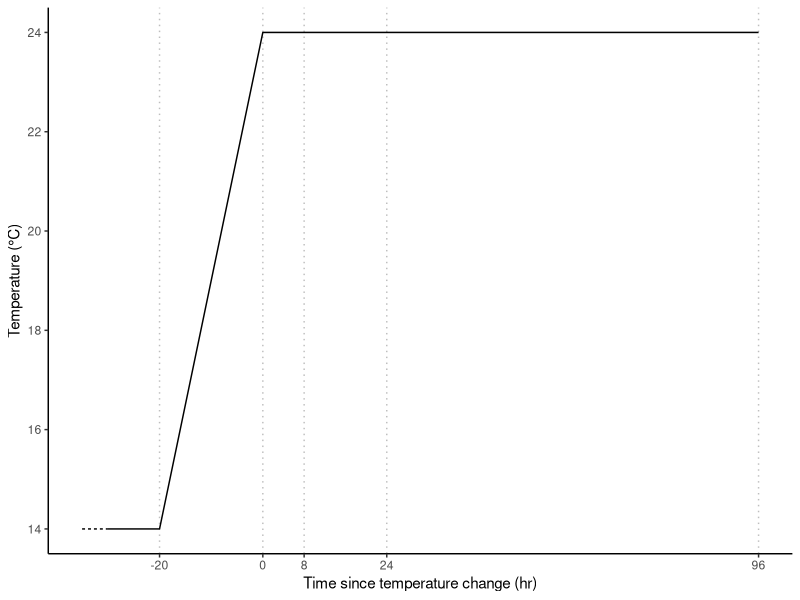
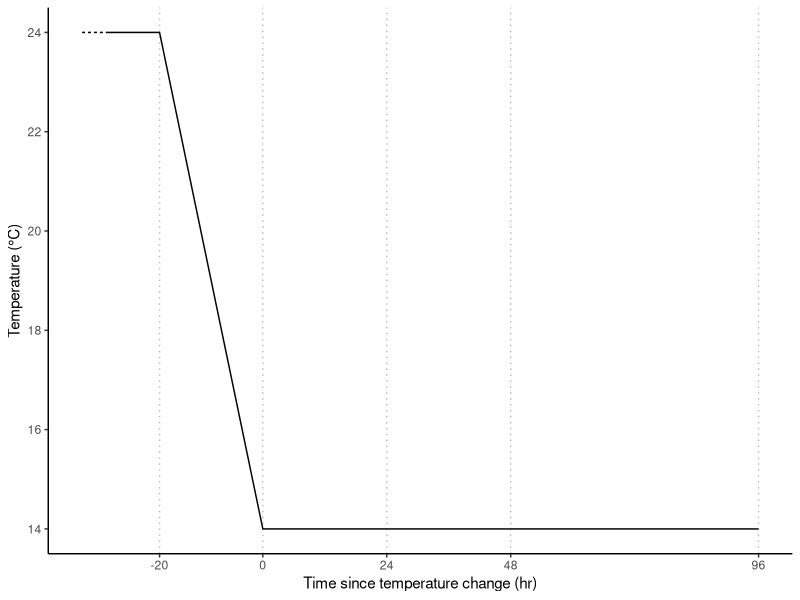
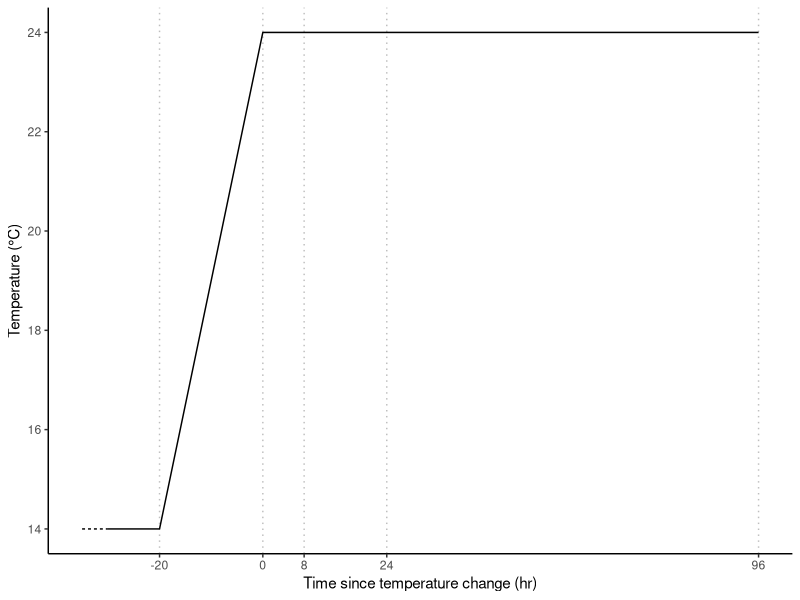
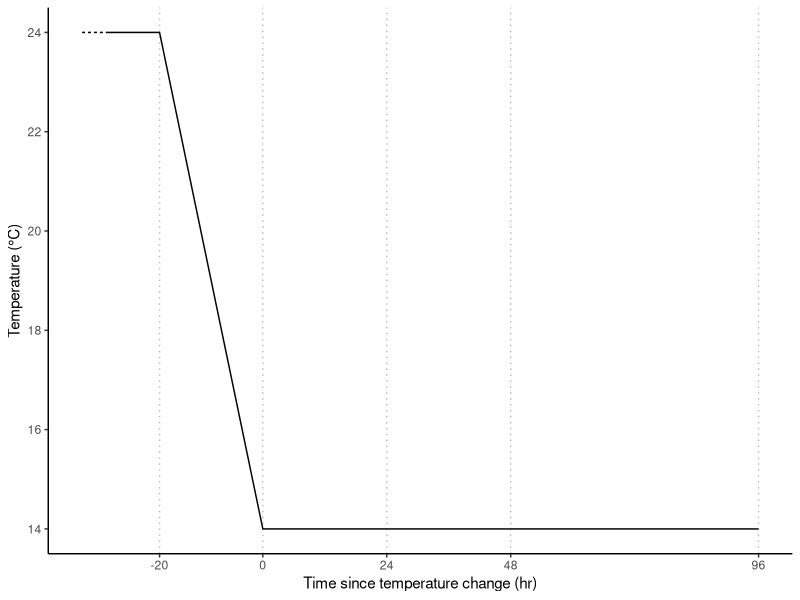

R code for these plots, in order:
cw = data.frame(
	dur = c(-35, -30, -30, -20, 0, 8, 24, 96),
	temp = c(14, 14, 14, 14, 24, 24, 24, 24),
	ltype = factor(c(2, 2, 1, 1, 1, 1, 1, 1))
)

library(ggplot2)

ggplot(cw, aes(dur, temp)) +
	geom_vline(xintercept = cw$dur[-1:-3], color = 'grey', linetype = 3) +
	geom_path(aes(lty = ltype)) +
	labs(x = 'Time since temperature change (hr)', y = 'Temperature (°C)') +
	scale_x_continuous(breaks = cw$dur[-1:-3]) +
	theme_classic() +
	theme(legend.position = 'none')
ggsave('/Users/matthewbirk/Documents/Career/Writing/Manuscripts in prep/Temp sensitive RNA editing/Figures/temp_timeline-CW.pdf', width = 4, height = 2)







wc = data.frame(
	dur = c(-35, -30, -30, -20, 0, 24, 48, 96),
	temp = c(24, 24, 24, 24, 14, 14, 14, 14),
	ltype = factor(c(2, 2, 1, 1, 1, 1, 1, 1))
)

library(ggplot2)

ggplot(wc, aes(dur, temp)) +
	geom_vline(xintercept = wc$dur[-1:-3], color = 'grey', linetype = 3) +
	geom_path(aes(lty = ltype)) +
	labs(x = 'Time since temperature change (hr)', y = 'Temperature (°C)') +
	scale_x_continuous(breaks = wc$dur[-1:-3]) +
	theme_classic() +
	theme(legend.position = 'none')
ggsave('/Users/matthewbirk/Documents/Career/Writing/Manuscripts in prep/Temp sensitive RNA editing/Figures/temp_timeline-WC.pdf', width = 4, height = 2)
